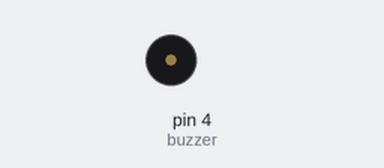
A sketch run on a simulated Arduino Uno, built with avr-gcc and run on an emulated ATmega328P. On the bench: buzzer (waves = sounding).

Above: at 1.4 s.
At 4.67 s:
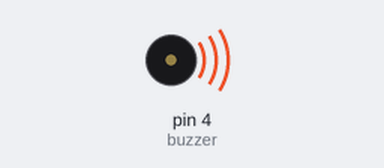
Timing chart, 0 to 5.2 s (numbered marks = the images above):
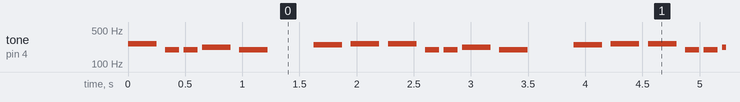

Measured:
- by itself, tone on pin 4 (buzzer): repeats every 2.3 s: silent 0.08 s, 2 × (196 Hz 0.13 s, silent 0.04 s), 220 Hz 0.25 s, silent 0.08 s, 196 Hz 0.25 s, silent 0.40 s, 247 Hz 0.25 s, 2 × (silent 0.08 s, 262 Hz 0.25 s)

The sketch:

Buzzer.ino
```cpp
int buzzer =4;

void setup()
{
pinMode(buzzer,OUTPUT);
}

void loop()
{
  tone_melody();
}

void tone_melody()
{
int tones[]={262,196,196,220,196,0,247,262};
int durations[]={250,125,125,250,250,250,250,250};

for(int cnt=0;cnt<=7;cnt++)
{
tone(buzzer,tones[cnt],durations[cnt]);
delay(durations[cnt]*1.30);
}
}
```
